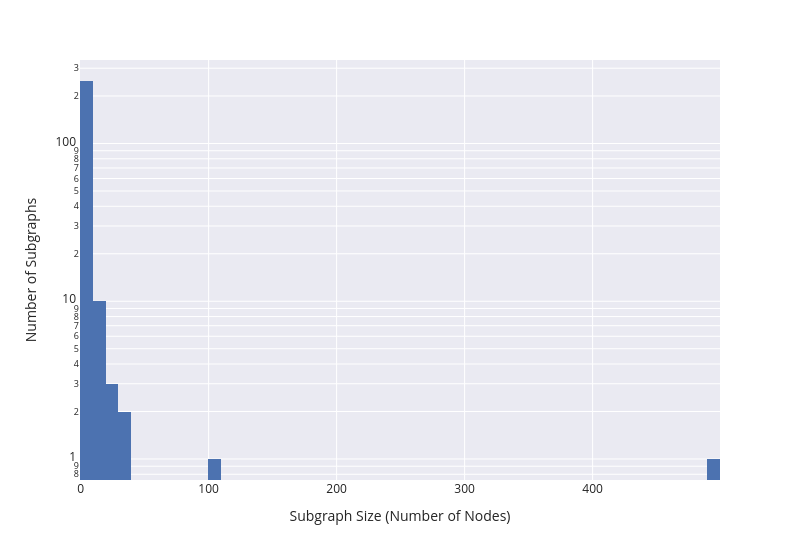

Notebook code for this chart:
### Markdown cell above
- Graph Connectivity

### Code cell
fig = px.histogram(
    data_frame = component_level,
    x = 'number-of-entities',
    width = 800,
    log_y = True
)
fig.update_layout(xaxis_title = 'Subgraph Size (Number of Nodes)', yaxis_title = "Number of Subgraphs")
save_fig(fig, 'subraphs_distribution.svg')
show(fig)

### Figure 1 — Plotly figure (JSON) as saved in the notebook; plotly's stock layout.template omitted (floating-point values rounded to 4 significant figures; data arrays with more than 128 entries replaced by an {"elided": "..."} marker saying what was removed)
{"data": [{"bingroup": "x", "hovertemplate": "number-of-entities=%{x}<br>count=%{y}<extra></extra>", "legendgroup": "", "marker": {"color": "rgb(76,114,176)", "pattern": {"shape": ""}}, "name": "", "orientation": "v", "showlegend": false, "type": "histogram", "x": {"elided": "266 int values"}, "xaxis": "x", "yaxis": "y"}], "layout": {"barmode": "relative", "font": {"size": 12}, "legend": {"tracegroupgap": 0}, "margin": {"t": 60}, "width": 800, "xaxis": {"anchor": "y", "domain": [0, 1], "title": {"text": "Subgraph Size (Number of Nodes)"}}, "yaxis": {"anchor": "x", "domain": [0, 1], "title": {"text": "Number of Subgraphs"}, "type": "log"}}}
